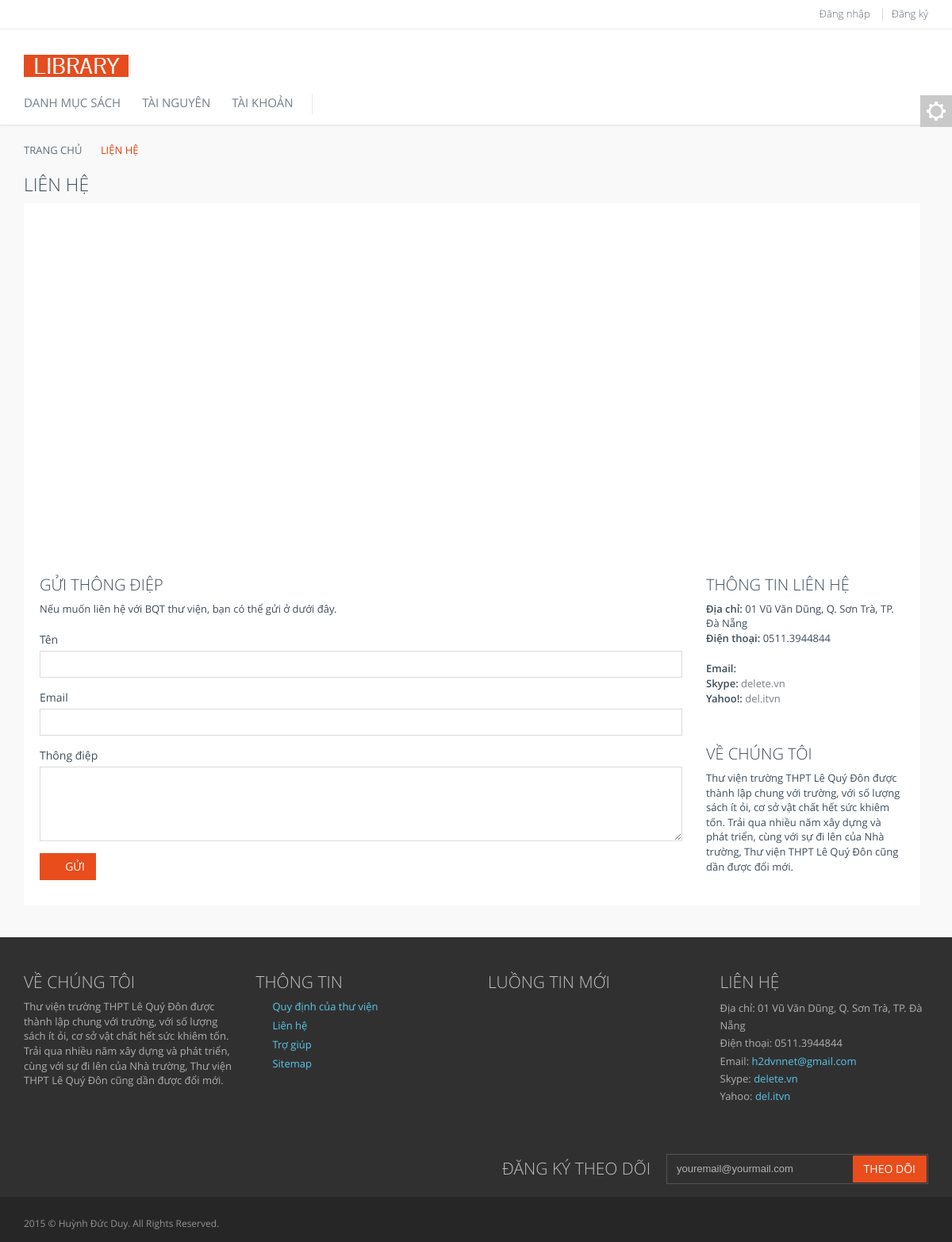
The page /contact.php on the database its author committed.
### tables this page shows
CREATE TABLE IF NOT EXISTS `setting` (
  `unique` int(1) NOT NULL DEFAULT '1',
  `title` text NOT NULL,
  `tit` text NOT NULL,
  `description` text NOT NULL,
  `introduce` longtext NOT NULL,
  `term` text NOT NULL,
  `keyword` text NOT NULL,
  `domain` text NOT NULL,
  `fb_id_admin` text NOT NULL,
  `fb_id_app` text NOT NULL,
  `fb_id_page` text NOT NULL,
  `admin_mail` text NOT NULL,
  `admin_phone` text NOT NULL,
  `admin_address` text NOT NULL,
  `admin_skype` text NOT NULL,
  `admin_yahoo` text NOT NULL,
  `gcseid` text NOT NULL,
  `gkey` text NOT NULL,
  `logo` text NOT NULL,
  `view` int(11) NOT NULL,
  `slide1` text NOT NULL,
  `slide2` text NOT NULL,
  `limitinorder` int(11) NOT NULL,
  `limitdayorder` int(11) NOT NULL
);

### contact.php (called while the page is built, shortened)
<?php
require_once('./assets/config.php');
require_once('./library/database.php');
require_once('./library/setting.php');
require_once('./library/model/header.php');
require_once('./library/controller/header.php');
require_once('./library/view/header.php');
require_once('./library/view/contact.php');
require_once('./library/view/footer.php');
require_once('./library/controller/footer.php');
$database = new database;
$setting = new setting;
$contact_view = new contact_view;
$footer_controller = new footer_controller;
$footer_view = new footer_view;
$contact_view->config();
$contact_view->show();
$footer_view->show();
?>

### assets/config.php (called while the page is built, shortened)
<?php
$db_host = "localhost";
$db_name    = 'lib';
$db_username    = 'root';
$db_password    = '';
?>

### library/database.php (called while the page is built, shortened)
<?php
class database {
	var $sql;
	var $where;
	var $limit;
	var $order;
	function select($data1,$data2)
	{
		if (is_array($data1))
		{
		$cols=implode(',',$data1);
		$this->sql="SELECT {$cols} FROM `{$data2}` ";
		}
		return $this;
	}
	function update($data1,$data2)
	{
		foreach ($data2 as $key => $value){
			$param.=",`{$key}`='{$value}'";
        }
		$param=trim($param,',');
		$this->sql="UPDATE `{$data1}` SET {$param} ";
		return $this;
	}
	function where($data)
	{
		$chk_comp_ele = array ('LIKE','=','!=','>','<','>=','<=','BETWEEN','NOT BETWEEN','IN','NOT IN','REGEXP');
		if (is_array($data))
		{
			foreach ($data as $key => $value)
			{
				if (in_array(strtoupper($value[0]),$chk_comp_ele))
				{
					if ((strtoupper($value[0]) == 'BETWEEN') || (strtoupper($value[0]) == 'NOT BETWEEN'))
					{
						$param.="AND (`{$key}` {$value[0]} '{$value[1][0]}' AND '{$value[1][1]}') ";
					}
					else if ((strtoupper($value[0]) == 'IN') || (strtoupper($value[0]) == 'NOT IN'))
					{
						if (is_array($value[1]))
						{
						$content=implode(',',$value[1]);
						$param.="AND `{$key}` {$value[0]} ({$content})";
						}
					}
					else {
						$param.="AND `{$key}`{$value[0]}'{$value[1]}' ";
					}
				}
			}
		}
		$this->where="WHERE 1 {$param}";
		return $this;
	}
	function limit($data1,$data2)
	{
		if ((preg_match('/^([0-9]+)$/',$data1) == 1) && (preg_match('/^([0-9]+)$/',$data2) == 1))
		{
			$this->limit="LIMIT {$data1},{$data2}";
		}
		return $this;
	}
	function fetch()
	{
		$query = mysql_query($this->sql.$this->where.$this->order.$this->limit);
		$result = array();
		while($row = mysql_fetch_assoc($query))
		{
			$result[] = $row;
		}
		return $result;
	}
	function clear_param()
	{
		$this->sql='';
		$this->where='';
		$this->limit='';
		$this->order='';
		return $this;
	}
}
?>

### library/setting.php (called while the page is built)
<?php
class setting {
	var $result = array ();
	function __construct()
	{
		global $database;
		$this->result=$database->clear_param()->select(array('*'),'setting')->limit('0','1')->fetch();
	}
	function get($data)
	{
		return $this->result[0][$data];
	}
}
?>

### library/controller/footer.php (called while the page is built)
<?php
class footer_controller
{
	function handle_info()
	{
		return array(
			'../../quy-dinh' => 'Quy định của thư viện',
			'../../lien-he' => 'Liên hệ',
			'../../tro-giup' => 'Trợ giúp',
			'../../sitemap.xml' => 'Sitemap',
		);
	}
	function handle_contact()
	{
		global $setting;
		return array(
		'Địa chỉ' => array ($setting->get('admin_address')),
		'Điện thoại' => array ($setting->get('admin_phone')),
		'Email' => array ($setting->get('admin_mail'),'mailto:'.$setting->get('admin_mail')),
		'Skype' => array ($setting->get('admin_skype'),'skype:'.$setting->get('admin_skype')),
		'Yahoo' => array ($setting->get('admin_yahoo'),'yahoo:'.$setting->get('admin_yahoo')),
		);
	}
}
?>

### library/view/contact.php (the view, shortened to what this page needs)
<?php
class contact_view
{
	function config()
	{
		global $header_view;
		$header_view->pagelv1="<link href='../../assets/global/plugins/uniform/css/uniform.default.min.css' rel='stylesheet' type='text/css'>";
	}
	function show()
	{
		global $setting;
	?>
	<div class="main">
      <div class="container">
        <ul class="breadcrumb">
            <li><div itemscope itemtype='http://data-vocabulary.org/Breadcrumb'><a itemprop='url' href="../../trang-chu"><span itemprop='title'>Trang chủ</span></a></div></li>
            <li class="active">Liện hệ</li>
        </ul>
        <div class="row margin-bottom-40">
          <div class="col-md-12">
            <h1>Liên hệ</h1>
            <div class="content-page">
              <div class="row">
                <div class="col-md-12">
                  <div id="map" class="gmaps margin-bottom-40" style="height:400px;"></div>
                </div>
                <div class="col-md-9 col-sm-9">
                  <h2>Gửi thông điệp</h2>
                  <p>Nếu muốn liên hệ với BQT thư viện, bạn có thể gửi ở dưới đây.</p>
                  <form role="form" onsubmit='return sendMess();'>
                    <div class="form-group">
                      <label for="contacts-name">Tên</label>
                      <input type="text" class="form-control" id="name">
                    </div>
                    <div class="form-group">
                      <label for="contacts-email">Email</label>
                      <input type="email" class="form-control" id="email">
                    </div>
                    <div class="form-group">
                      <label for="contacts-message">Thông điệp</label>
                      <textarea class="form-control" rows="5" id="message"></textarea>
                    </div>
                    <button type="submit" class="btn btn-primary"><i class="fa fa-send"></i>&nbsp;&nbsp;Gửi</button>
                  </form>
                </div>
                <div class="col-md-3 col-sm-3 sidebar2">
                  <h2>Thông tin liên hệ</h2>
                  <address>
                    <strong>Địa chỉ: </strong><?php echo $setting->get('admin_address'); ?><br/>
                    <strong>Điện thoại: </strong><?php echo $setting->get('admin_phone'); ?>
                  </address>
                  <address>
                    <strong>Email: </strong><a href="mailto:<?php echo $setting->get('admin_email'); ?>"><?php echo $setting->get('admin_email'); ?></a><br/>
                    <strong>Skype: </strong><a href="skype:<?php echo $setting->get('admin_skype'); ?>"><?php echo $setting->get('admin_skype'); ?></a><br/>
                    <strong>Yahoo!: </strong><a href="yahoo:<?php echo $setting->get('admin_yahoo'); ?>"><?php echo $setting->get('admin_yahoo'); ?></a><br/>
                  </address>
                  <h2 class="padding-top-30">Về chúng tôi</h2>
                  <p><?php echo $setting->get('introduce'); ?></p>
                </div>
              </div>
            </div>
          </div>
        </div>
      </div>
    </div>
	<?php
	}
}
?>

### library/view/footer.php
<?php
class footer_view
{
	function show_about()
	{
		global $setting;
		echo "<div class='col-md-3 col-sm-6 pre-footer-col'>
        <h2>Về chúng tôi</h2>
        ".$setting->get('introduce')."
        </div>";
	}
	function show_info()
	{
		global $footer_controller;
		echo "<div class='col-md-3 col-sm-6 pre-footer-col'>
          <h2>Thông tin</h2>
          <ul class='list-unstyled'>";
		$info=$footer_controller->handle_info();
		foreach ($info as $data1 => $data2)
		{
            echo "<li><i class='fa fa-angle-right'></i> <a href='".$data1."'>".$data2."</a></li>";
		}
		echo "
          </ul>
        </div>";
	}
	function show_feeds()
	{
		echo "<div class='col-md-3 col-sm-6 pre-footer-col'>
        <h2 class='margin-bottom-0'>Luồng tin mới</h2>
        </div>";
	}
	function show_contact()
	{
		global $footer_controller;
		echo "<div class='col-md-3 col-sm-6 pre-footer-col'>
          <h2>Liên hệ</h2>
          <address class='margin-bottom-40'>";
		  $contact=$footer_controller->handle_contact();
		  foreach ($contact as $data1 => $data2)
		  {
			  if ($data2[1] == NULL)
			  {
				echo $data1.": ".$data2[0]."<br/>";
			  }
			  else
			  {
				echo $data1.": <a href='".$data2[1]."'>".$data2[0]."</a><br/>";
			  }
		  }
        echo "</address>
        </div>";
	}
	function show_row1()
	{
		echo "<div class='row'>";
		$this->show_about();
		$this->show_info();
		$this->show_feeds();
		$this->show_contact();
		echo "</div>";
	}
	function show_subscribe()
	{
		echo "<div class='col-md-6 col-sm-6 pull-right'>
          <div class='pre-footer-subscribe-box pull-right'>
            <h2>Đăng ký theo dõi</h2>
            <form action='../../theo-doi'>
              <div class='input-group'>
                <input type='text' placeholder='youremail@yourmail.com' class='form-control' name='email' required>
                <span class='input-group-btn'>
                  <button class='btn btn-primary' type='submit'>Theo dõi</button>
                </span>
              </div>
            </form>
          </div>
        </div>";
	}
	function show_row2()
	{
		echo "<div class='row'>";
		$this->show_subscribe();
		echo "</div>";
	}
	function show_pre_footer()
	{
		echo "<div class='pre-footer'>
		<div class='container'>";
		$this->show_row1();
		$this->show_row2();
		echo "</div>
		</div>";
	}
	function show_footer()
	{
		echo "<div class='footer'>
		<div class='container'>
			<div class='row'>
			<div class='col-md-6 col-sm-6 padding-top-10'>
				2015 © Huỳnh Đức Duy. All Rights Reserved.
			</div>
			</div>
		</div>
		</div>";
	}
	function show()
	{
		$this->show_pre_footer();
		$this->show_footer();
		echo "</body>
		</html>";
	}
}
?>

### rows shown on the page
setting: admin_address "01 Vũ Văn Dũng, Q. Sơn Trà, TP. Đà Nẵng", admin_phone "0511.3944844", admin_skype "delete.vn", admin_yahoo "del.itvn", introduce "Thư viện trường THPT Lê Quý Đôn được thành lập chung với trường, với số lượng sách ít ỏi, cơ sở vật chất hết sức khiêm tốn. Trải qua nhiều năm xây dựng và phát triển, cùng với sự đi lên của Nhà trường, Thư viện THPT Lê Quý Đôn cũng dần được đổi mới."

### other values the page prints
$data2 "Đăng nhập"
$data2 "Đăng ký"
$data2 "Quy định của thư viện"
$data2 "Liên hệ"
$data2 "Trợ giúp"
$data2 "Sitemap"
$data1 "Địa chỉ"
$data2[0] "01 Vũ Văn Dũng, Q. Sơn Trà, TP. Đà Nẵng"
$data1 "Điện thoại"
$data2[0] "0511.3944844"
$data1 "Email"
$data2[0] "h2dvnnet@gmail.com"
$data1 "Skype"
$data2[0] "delete.vn"
$data1 "Yahoo"
